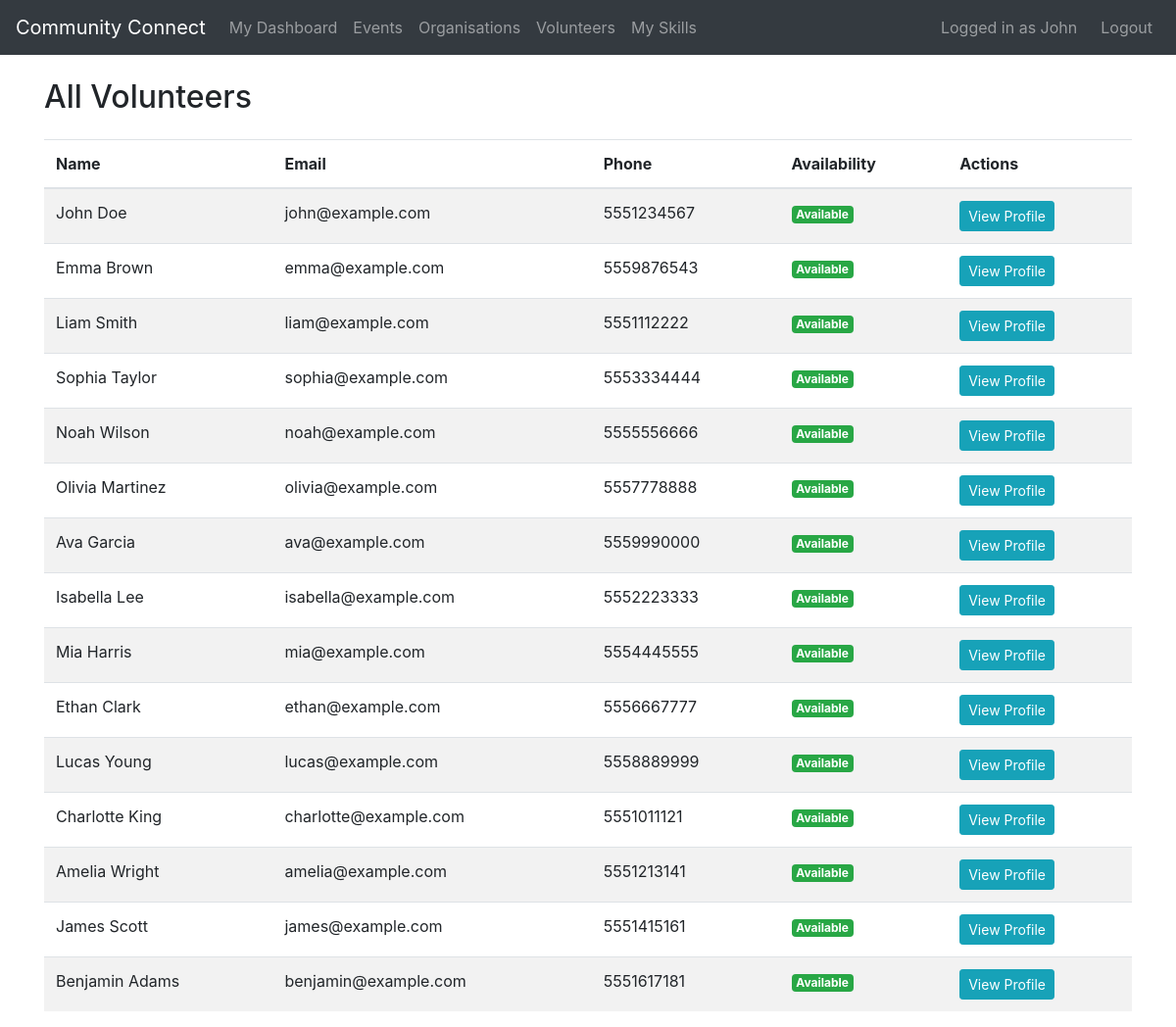
The page /volunteers (signed in) on the database as committed earlier.
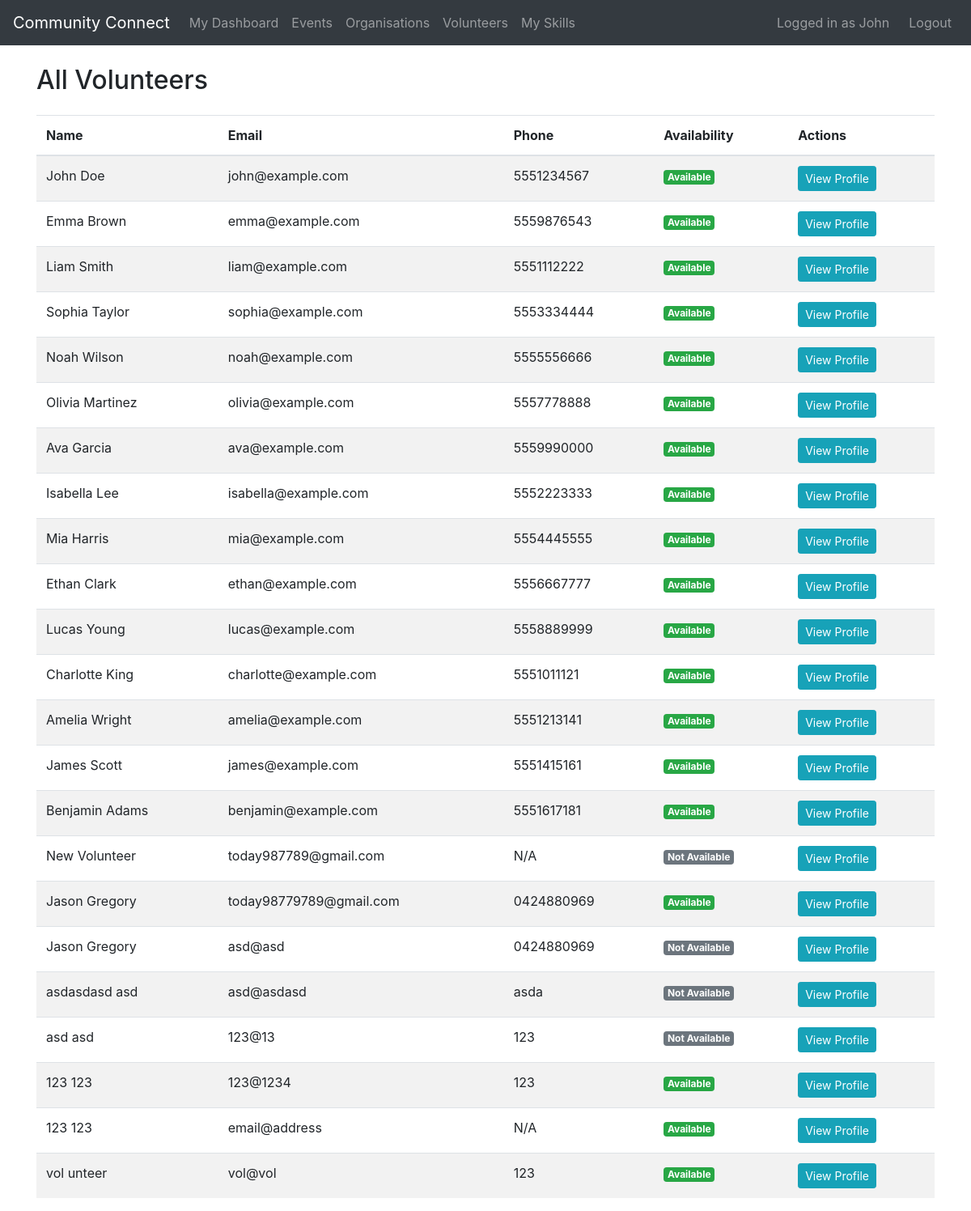
The same page on the database as committed later.
### tables this page shows
CREATE TABLE Volunteers (
    VolunteerID INTEGER PRIMARY KEY AUTOINCREMENT,
    FirstName TEXT NOT NULL,
    LastName TEXT NOT NULL,
    Email TEXT UNIQUE,
    Password TEXT,
    Phone TEXT,
    Address TEXT,
    DateOfBirth DATE,
    Availability BOOLEAN,
    ProfilePhoto TEXT,
    EmergencyContact TEXT
);

### app.py (the view)
@app.route("/volunteers")
@login_required
def list_volunteers():
    db = get_db()
    volunteers = db.execute(
        "SELECT VolunteerID, FirstName, LastName, Email, Phone, Availability FROM Volunteers"
    ).fetchall()
    return render_template("list_volunteers.html", volunteers=volunteers)

### app.py (called while the page is built)
def get_db():
    db = getattr(g, "_database", None)
    if db is None:
        db = g._database = sqlite3.connect(DATABASE)
        db.row_factory = sqlite3.Row
    return db

@app.teardown_appcontext
def close_connection(exception):
    db = getattr(g, "_database", None)
    if db is not None:
        db.close()

def login_required(f):
    @wraps(f)
    def decorated_function(*args, **kwargs):
        if "user_id" not in session:
            flash("Please log in first.", "error")
            return redirect(url_for("login"))
        return f(*args, **kwargs)
    return decorated_function

### templates/list_volunteers.html
{% extends "base.html" %}
{% block content %}
<h2 class="mb-4">All Volunteers</h2>
<table class="table table-striped">
    <thead>
        <tr>
            <th>Name</th>
            <th>Email</th>
            <th>Phone</th>
            <th>Availability</th>
            <th>Actions</th>
        </tr>
    </thead>
    <tbody>
        {% for volunteer in volunteers %}
        <tr>
            <td>{{ volunteer.FirstName }} {{ volunteer.LastName }}</td>
            <td>{{ volunteer.Email }}</td>
            <td>{{ volunteer.Phone or 'N/A' }}</td>
            <td>
                {% if volunteer.Availability %}
                    <span class="badge badge-success">Available</span>
                {% else %}
                    <span class="badge badge-secondary">Not Available</span>
                {% endif %}
            </td>
            <td>
                <a href="{{ url_for('view_volunteer_profile', volunteer_id=volunteer.VolunteerID) }}" class="btn btn-sm btn-info">View Profile</a>
            </td>
        </tr>
        {% endfor %}
    </tbody>
</table>
{% endblock %}

### templates/base.html (shortened to what this page needs)
<!doctype html>
<html lang="en">
<head>
    <link rel="stylesheet" href="https://stackpath.bootstrapcdn.com/bootstrap/4.5.2/css/bootstrap.min.css">
    <link rel="stylesheet" href="{{ url_for('static', filename='style.css') }}">
</head>
<body>
    <nav class="navbar navbar-expand-lg navbar-dark bg-dark">
        <a class="navbar-brand" href="{{ url_for('index') }}">Community Connect</a>
        <div class="collapse navbar-collapse" id="navbarNav">
            <ul class="navbar-nav mr-auto">
                {% if session.get('account_type') == 'volunteer' %}
                <li class="nav-item">
                    <a class="nav-link" href="{{ url_for('volunteer_dashboard') }}">My Dashboard</a>
                </li>
                <li class="nav-item">
                    <a class="nav-link" href="{{ url_for('list_events') }}">Events</a>
                </li>
                <li class="nav-item">
                    <a class="nav-link" href="{{ url_for('list_orgs') }}">Organisations</a>
                </li>
                <li class="nav-item">
                    <a class="nav-link" href="{{ url_for('list_volunteers') }}">Volunteers</a>
                </li>
                <li class="nav-item">
                    <a class="nav-link" href="{{ url_for('manage_volunteer_skills') }}">My Skills</a>
                </li>
                {% endif %}
            </ul>
            <ul class="navbar-nav ml-auto">
                {% if session.get('user_id') %}
                <span class="navbar-text mr-3">
                    Logged in as {{ session['name'] }}
                </span>
                <li class="nav-item">
                    <a class="nav-link" href="{{ url_for('logout') }}">Logout</a>
                </li>
                {% endif %}
            </ul>
        </div>
    </nav>
    <div class="container mt-4">
        {% block content %}{% endblock %}
    </div>
</body>
</html>

Rows that differ between the two databases and show on the page:
added Volunteers: FirstName "New", LastName "Volunteer", Email "today987789@gmail.com", Phone "N/A", shows "Not Available"
added Volunteers: FirstName "Jason", LastName "Gregory", Email "today98779789@gmail.com", Phone "0424880969", Availability "Available"
added Volunteers: FirstName "Jason", LastName "Gregory", Email "asd@asd", Phone "0424880969", shows "Not Available"
added Volunteers: FirstName "asdasdasd", LastName "asd", Email "asd@asdasd", Phone "asda", shows "Not Available"
added Volunteers: FirstName "asd", LastName "asd", Email "123@13", Phone "123", Availability "Not Available"
added Volunteers: FirstName "123", LastName "123", Email "123@1234", Phone "123", Availability "Available"
added Volunteers: FirstName "123", LastName "123", Email "email@address", Phone "N/A", Availability "Available"
added Volunteers: FirstName "vol", LastName "unteer", Email "vol@vol", Phone "123", Availability "Available"
